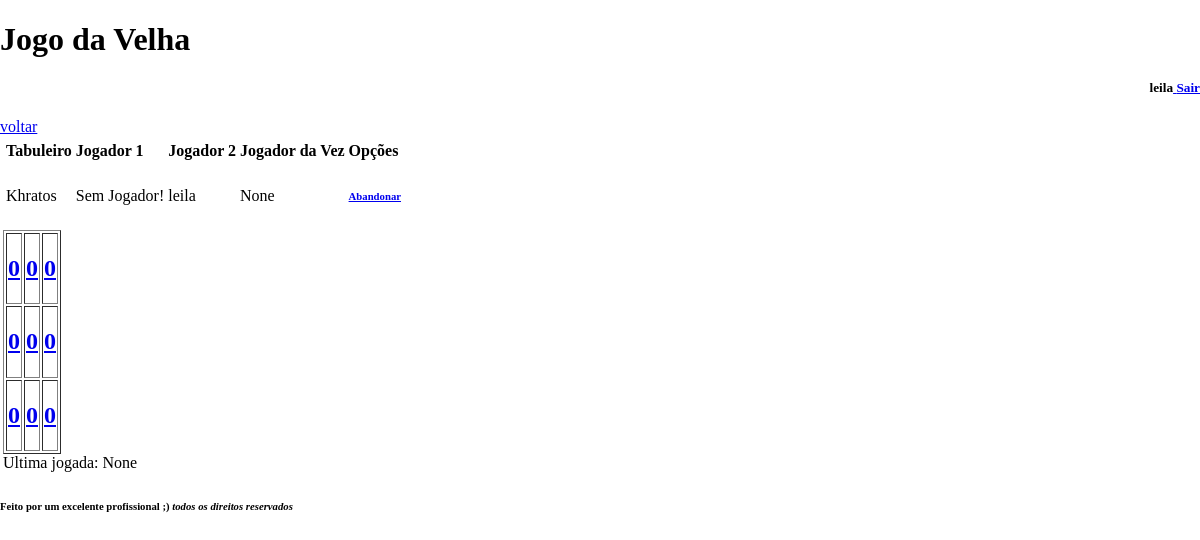
Page /tabuleiro/2 (signed in) on the earlier database version.
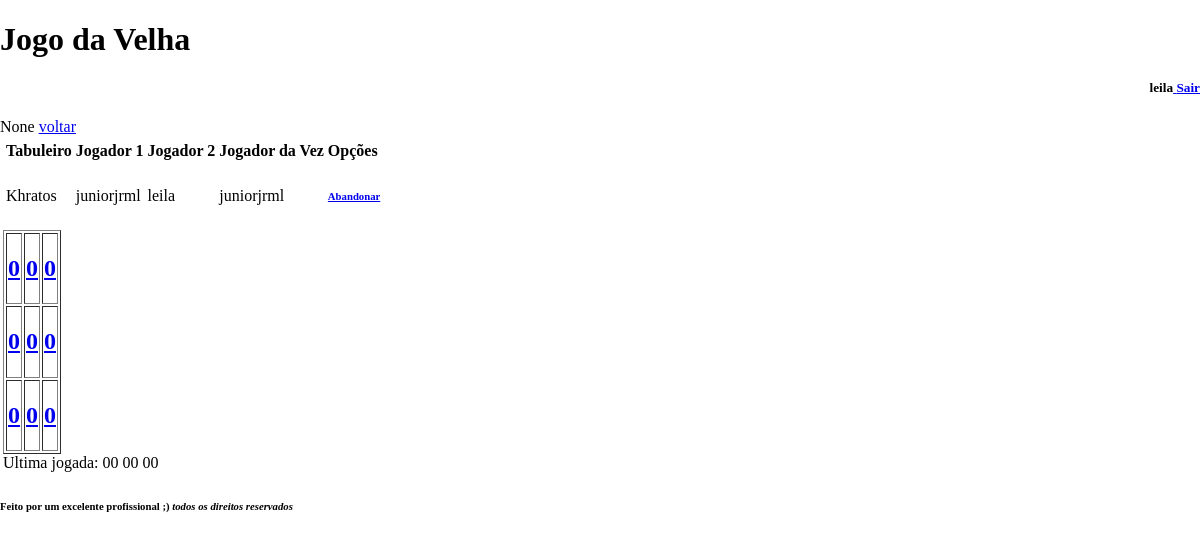
Same page on the later database version.
### core/models.py (models this page shows, shortened)
class Tabuleiro(models.Model):
    nome = models.CharField(max_length=100)
    jogador1 = models.ForeignKey(User, related_name='jogador1', blank=True, null=True, on_delete=models.SET(None))
    jogador2 = models.ForeignKey(User, related_name='jogador2', blank=True, null=True, on_delete=models.SET(None))
    jogador_da_vez = models.ForeignKey(User, related_name='jogador_da_vez', blank=True, null=True, on_delete=models.SET(None))
    tempo_ultima_jogada = models.DateTimeField(verbose_name="Ultima Jogada",null=True, blank=True)
    casa1 = models.IntegerField()
    casa2 = models.IntegerField()
    casa3 = models.IntegerField()
    casa4 = models.IntegerField()
    casa5 = models.IntegerField()
    casa6 = models.IntegerField()
    casa7 = models.IntegerField()
    casa8 = models.IntegerField()
    casa9 = models.IntegerField()
    def get_jogador1(self):
        return self.jogador1
    def get_jogador2(self):
        return self.jogador2
    def tem_vaga(self):
        if self.jogador1 != None and self.jogador2 != None:
            return False
        else:
            return True
    def iniciar_jogo(self):
        self.finalizar_jogo()
        self.jogador_da_vez = self.jogador1
        self.tempo_ultima_jogada = datetime.now().date()
        self.save()
    def get_campo1(self):
        return self.casa1
    def get_campo2(self):
        return self.casa2
    def get_campo3(self):
        return self.casa3
    def get_campo4(self):
        return self.casa4
    def get_campo5(self):
        return self.casa5
    def get_campo6(self):
        return self.casa6
    def get_campo7(self):
        return self.casa7
    def get_campo8(self):
        return self.casa8
    def get_campo9(self):
        return self.casa9
    def get_tempo_ultima_jogada(self):
        if self.tempo_ultima_jogada:
            return self.tempo_ultima_jogada.strftime("%H %M %S")
        return None
    def finalizar_jogo(self):
        self.casa1 = 0
        self.casa2 = 0
        self.casa3 = 0
        self.casa4 = 0
        self.casa5 = 0
        self.casa6 = 0
        self.casa7 = 0
        self.casa8 = 0
        self.casa9 = 0
        self.jogador_da_vez = None
        self.tempo_ultima_jogada = None
        self.save()

### core/views.py (the view)
# urls.py: path('tabuleiro/<int:id_tabuleiro>', views.tabuleiro),
@login_required(login_url='/login/')
def tabuleiro(request, id_tabuleiro):
    dados = {}
    dados['tabuleiro'] = Tabuleiro.objects.get(id=id_tabuleiro)
    return render(request, 'tabuleiro.html', dados)

### templates/tabuleiro.html (shortened to what this page needs)
{% extends "model-page.html" %}
{% block content %}
{% if not tabuleiro.tem_vaga and not tabuleiro.tempo_ultima_jogada %}
        {{tabuleiro.iniciar_jogo}}
{% endif %}
<a href="/tabuleiros">voltar</a>
<table>
    <tr>
        <td>
            <div id="jogo_da_velha_tabuleiro"> {% include "jogo_da_velha.html" %} </div>
        </td>
        <td>
        </td>
    </tr>
</table>
{% endblock %}

### templates/jogo_da_velha.html (shortened to what this page needs)
    <table>
        <tr>
            <td> <b>Tabuleiro</b> </td>
            <td> <b>Jogador 1</b> </td>
            <td> <b>Jogador 2</b> </td>
            <td> <b>Jogador da Vez</b> </td>
            <td> <b>Opções</b></td>
        </tr>
        <tr>
            <td> {{ tabuleiro.nome }} </td>
            <td>
                {% if not tabuleiro.jogador1 %}
                    Sem Jogador!
                {% else %}
                    {{ tabuleiro.jogador1 }}
                {% endif %}
            </td>
            <td>
                {% if not tabuleiro.jogador2 %}
                    Sem Jogador!
                {% else %}
                    {{ tabuleiro.jogador2 }}
                {% endif %}
            </td>
            <td>{{ tabuleiro.jogador_da_vez }}</td>
            <td>
                {% if tabuleiro.tem_vaga and tabuleiro.get_jogador1 != user and tabuleiro.get_jogador2 != user %}
                    <a href="/tabuleiro/registrajogador/{{ tabuleiro.id }}"><h6>Entre Nessa Partida</h6></a>
                {% elif tabuleiro.get_jogador1 == user or tabuleiro.get_jogador2 == user %}
                    <a href="/tabuleiro/abandonar/{{ tabuleiro.id }}"><h6>Abandonar</h6></a>
                {% endif %}
            </td>
        </tr>
    </table>
    <table border="1">
                <tr>
                    <td><a href="/tabuleiro/jogada/{{ tabuleiro.id }}/1"><div id="campo1"><h2>{{ tabuleiro.get_campo1 }}</h2></div></a></td>
                    <td><a href="/tabuleiro/jogada/{{ tabuleiro.id }}/2"><div id="campo2"><h2>{{ tabuleiro.get_campo2 }}</h2></div></a></td>
                    <td><a href="/tabuleiro/jogada/{{ tabuleiro.id }}/3"><div id="campo3"><h2>{{ tabuleiro.get_campo3 }}</h2></div></a></td>
                </tr>
                <tr>
                    <td><a href="/tabuleiro/jogada/{{ tabuleiro.id }}/4"><div id="campo4"><h2>{{ tabuleiro.get_campo4 }}</h2></div></a></td>
                    <td><a href="/tabuleiro/jogada/{{ tabuleiro.id }}/5"><div id="campo5"><h2>{{ tabuleiro.get_campo5 }}</h2></div></a></td>
                    <td><a href="/tabuleiro/jogada/{{ tabuleiro.id }}/6"><div id="campo6"><h2>{{ tabuleiro.get_campo6 }}</h2></div></a></td>
                </tr>
                <tr>
                    <td><a href="/tabuleiro/jogada/{{ tabuleiro.id }}/7"><div id="campo7"><h2>{{ tabuleiro.get_campo7 }}</h2></div></a></td>
                    <td><a href="/tabuleiro/jogada/{{ tabuleiro.id }}/8"><div id="campo8"><h2>{{ tabuleiro.get_campo8 }}</h2></div></a></td>
                    <td><a href="/tabuleiro/jogada/{{ tabuleiro.id }}/9"><div id="campo9"><h2>{{ tabuleiro.get_campo9 }}</h2></div></a></td>
                </tr>
            </table>
            Ultima jogada: {{ tabuleiro.get_tempo_ultima_jogada }}
            {% load static %}

Differences in the rows shown:
changed Tabuleiro "None": iniciar_jogo (not shown) → "None"; jogador1_id empty → 26 (drawn); jogador1 (not shown) → "juniorjrml"; jogador_da_vez "None" → "juniorjrml"; get_tempo_ultima_jogada "None" → "00 00 00"
Other differences:
text no longer shown: "Sem Jogador!"
